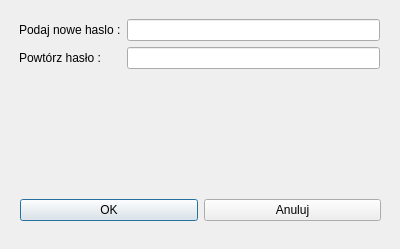
<?xml version="1.0" encoding="UTF-8"?>
<ui version="4.0">
 <class>ed_pass</class>
 <widget class="QDialog" name="ed_pass">
  <property name="geometry">
   <rect>
    <x>0</x>
    <y>0</y>
    <width>400</width>
    <height>249</height>
   </rect>
  </property>
  <property name="windowTitle">
   <string>Zmiana hasła</string>
  </property>
  <widget class="QWidget" name="formLayoutWidget">
   <property name="geometry">
    <rect>
     <x>19</x>
     <y>19</y>
     <width>361</width>
     <height>61</height>
    </rect>
   </property>
   <layout class="QFormLayout" name="formLayout">
    <item row="0" column="0">
     <widget class="QLabel" name="label">
      <property name="text">
       <string>Podaj nowe haslo :</string>
      </property>
     </widget>
    </item>
    <item row="1" column="0">
     <widget class="QLabel" name="label_2">
      <property name="text">
       <string>Powtórz hasło :</string>
      </property>
     </widget>
    </item>
    <item row="0" column="1">
     <widget class="QLineEdit" name="le_pass">
      <property name="echoMode">
       <enum>QLineEdit::Password</enum>
      </property>
     </widget>
    </item>
    <item row="1" column="1">
     <widget class="QLineEdit" name="le_pass_2">
      <property name="echoMode">
       <enum>QLineEdit::Password</enum>
      </property>
     </widget>
    </item>
   </layout>
  </widget>
  <widget class="QLabel" name="l_info">
   <property name="geometry">
    <rect>
     <x>20</x>
     <y>100</y>
     <width>359</width>
     <height>81</height>
    </rect>
   </property>
   <property name="text">
    <string/>
   </property>
   <property name="alignment">
    <set>Qt::AlignCenter</set>
   </property>
  </widget>
  <widget class="QWidget" name="horizontalLayoutWidget">
   <property name="geometry">
    <rect>
     <x>20</x>
     <y>190</y>
     <width>361</width>
     <height>41</height>
    </rect>
   </property>
   <layout class="QHBoxLayout" name="horizontalLayout">
    <item>
     <widget class="QPushButton" name="pb_ok">
      <property name="text">
       <string>OK</string>
      </property>
     </widget>
    </item>
    <item>
     <widget class="QPushButton" name="pb_cancel">
      <property name="text">
       <string>Anuluj</string>
      </property>
     </widget>
    </item>
   </layout>
  </widget>
 </widget>
 <resources/>
 <connections/>
</ui>
